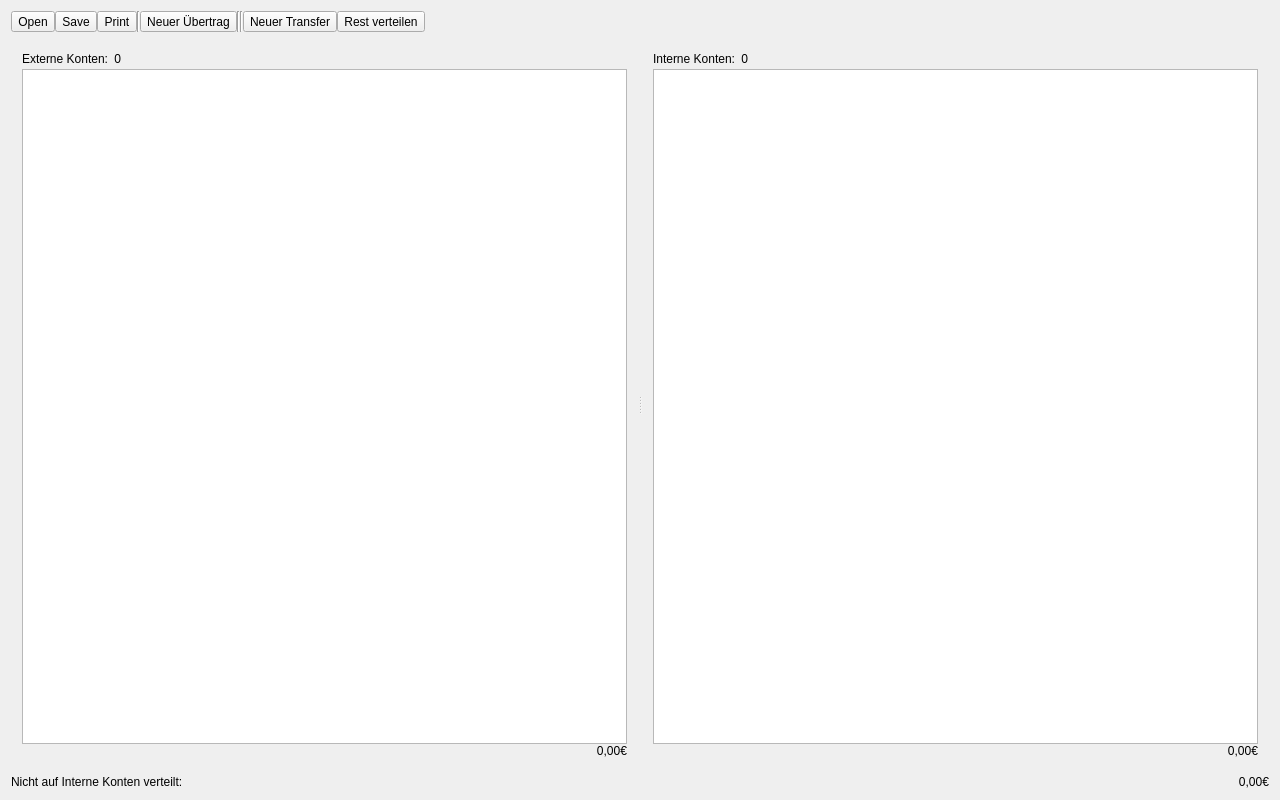
<?xml version="1.0" encoding="UTF-8"?>
<ui version="4.0">
 <class>MainWindow</class>
 <widget class="QMainWindow" name="MainWindow">
  <property name="geometry">
   <rect>
    <x>0</x>
    <y>0</y>
    <width>1280</width>
    <height>800</height>
   </rect>
  </property>
  <property name="windowTitle">
   <string>Buchhaltung</string>
  </property>
  <property name="windowIcon">
   <iconset resource="../resources.qrc">
    <normaloff>:/icons/money.svg</normaloff>:/icons/money.svg</iconset>
  </property>
  <widget class="QWidget" name="centralWidget">
   <layout class="QVBoxLayout" name="verticalLayout_3">
    <item>
     <layout class="QHBoxLayout" name="horizontalLayout_3">
      <property name="spacing">
       <number>0</number>
      </property>
      <item>
       <widget class="QToolButton" name="openButton">
        <property name="toolTip">
         <string>Öffnen</string>
        </property>
        <property name="text">
         <string>Open</string>
        </property>
        <property name="icon">
         <iconset resource="../resources.qrc">
          <normaloff>:/icons/open.svg</normaloff>:/icons/open.svg</iconset>
        </property>
       </widget>
      </item>
      <item>
       <widget class="QToolButton" name="saveButton">
        <property name="toolTip">
         <string>Speichern</string>
        </property>
        <property name="text">
         <string>Save</string>
        </property>
        <property name="icon">
         <iconset resource="../resources.qrc">
          <normaloff>:/icons/save.svg</normaloff>:/icons/save.svg</iconset>
        </property>
       </widget>
      </item>
      <item>
       <widget class="QToolButton" name="printButton">
        <property name="toolTip">
         <string>Drucken</string>
        </property>
        <property name="text">
         <string>Print</string>
        </property>
        <property name="icon">
         <iconset resource="../resources.qrc">
          <normaloff>:/icons/print.svg</normaloff>:/icons/print.svg</iconset>
        </property>
       </widget>
      </item>
      <item>
       <widget class="Line" name="line">
        <property name="orientation">
         <enum>Qt::Vertical</enum>
        </property>
       </widget>
      </item>
      <item>
       <widget class="QToolButton" name="newInternalTransferButton">
        <property name="text">
         <string>Neuer Übertrag</string>
        </property>
        <property name="icon">
         <iconset resource="../resources.qrc">
          <normaloff>:/icons/internalTransfer.svg</normaloff>:/icons/internalTransfer.svg</iconset>
        </property>
       </widget>
      </item>
      <item>
       <widget class="Line" name="line_2">
        <property name="orientation">
         <enum>Qt::Vertical</enum>
        </property>
       </widget>
      </item>
      <item>
       <widget class="Line" name="line_3">
        <property name="orientation">
         <enum>Qt::Vertical</enum>
        </property>
       </widget>
      </item>
      <item>
       <widget class="QToolButton" name="newTransferbutton">
        <property name="sizePolicy">
         <sizepolicy hsizetype="Preferred" vsizetype="Fixed">
          <horstretch>0</horstretch>
          <verstretch>0</verstretch>
         </sizepolicy>
        </property>
        <property name="toolTip">
         <string>Neuer Transfer</string>
        </property>
        <property name="text">
         <string>Neuer Transfer</string>
        </property>
        <property name="icon">
         <iconset resource="../resources.qrc">
          <normaloff>:/icons/transfer.svg</normaloff>:/icons/transfer.svg</iconset>
        </property>
       </widget>
      </item>
      <item>
       <widget class="QToolButton" name="spreadButton">
        <property name="sizePolicy">
         <sizepolicy hsizetype="Preferred" vsizetype="Fixed">
          <horstretch>0</horstretch>
          <verstretch>0</verstretch>
         </sizepolicy>
        </property>
        <property name="toolTip">
         <string>Divisionsreste verteilen</string>
        </property>
        <property name="text">
         <string>Rest verteilen</string>
        </property>
        <property name="icon">
         <iconset resource="../resources.qrc">
          <normaloff>:/icons/distribute.svg</normaloff>:/icons/distribute.svg</iconset>
        </property>
       </widget>
      </item>
      <item>
       <spacer name="horizontalSpacer_2">
        <property name="orientation">
         <enum>Qt::Horizontal</enum>
        </property>
        <property name="sizeHint" stdset="0">
         <size>
          <width>40</width>
          <height>20</height>
         </size>
        </property>
       </spacer>
      </item>
     </layout>
    </item>
    <item>
     <widget class="QSplitter" name="splitter">
      <property name="sizePolicy">
       <sizepolicy hsizetype="Expanding" vsizetype="Expanding">
        <horstretch>0</horstretch>
        <verstretch>0</verstretch>
       </sizepolicy>
      </property>
      <property name="orientation">
       <enum>Qt::Horizontal</enum>
      </property>
      <widget class="QWidget" name="verticalLayoutWidget">
       <layout class="QVBoxLayout" name="verticalLayout">
        <property name="spacing">
         <number>0</number>
        </property>
        <item>
         <layout class="QHBoxLayout" name="horizontalLayout">
          <item>
           <widget class="QLabel" name="label">
            <property name="text">
             <string>Externe Konten:</string>
            </property>
           </widget>
          </item>
          <item>
           <widget class="QLabel" name="numberExternalLabel">
            <property name="text">
             <string>0</string>
            </property>
            <property name="alignment">
             <set>Qt::AlignRight|Qt::AlignTrailing|Qt::AlignVCenter</set>
            </property>
           </widget>
          </item>
          <item>
           <spacer name="horizontalSpacer">
            <property name="orientation">
             <enum>Qt::Horizontal</enum>
            </property>
            <property name="sizeHint" stdset="0">
             <size>
              <width>40</width>
              <height>20</height>
             </size>
            </property>
           </spacer>
          </item>
         </layout>
        </item>
        <item>
         <widget class="QTableView" name="externalOverviewTable">
          <property name="sizePolicy">
           <sizepolicy hsizetype="Expanding" vsizetype="Expanding">
            <horstretch>40</horstretch>
            <verstretch>0</verstretch>
           </sizepolicy>
          </property>
          <property name="alternatingRowColors">
           <bool>true</bool>
          </property>
          <property name="selectionMode">
           <enum>QAbstractItemView::SingleSelection</enum>
          </property>
          <property name="selectionBehavior">
           <enum>QAbstractItemView::SelectRows</enum>
          </property>
          <property name="showGrid">
           <bool>false</bool>
          </property>
          <property name="sortingEnabled">
           <bool>true</bool>
          </property>
          <attribute name="horizontalHeaderDefaultSectionSize">
           <number>150</number>
          </attribute>
          <attribute name="horizontalHeaderMinimumSectionSize">
           <number>100</number>
          </attribute>
          <attribute name="horizontalHeaderStretchLastSection">
           <bool>true</bool>
          </attribute>
          <attribute name="verticalHeaderVisible">
           <bool>false</bool>
          </attribute>
          <attribute name="verticalHeaderDefaultSectionSize">
           <number>25</number>
          </attribute>
          <attribute name="verticalHeaderMinimumSectionSize">
           <number>25</number>
          </attribute>
         </widget>
        </item>
        <item>
         <widget class="QLabel" name="sumExternalLabel">
          <property name="sizePolicy">
           <sizepolicy hsizetype="Expanding" vsizetype="Preferred">
            <horstretch>0</horstretch>
            <verstretch>0</verstretch>
           </sizepolicy>
          </property>
          <property name="text">
           <string>0,00€</string>
          </property>
          <property name="alignment">
           <set>Qt::AlignRight|Qt::AlignTrailing|Qt::AlignVCenter</set>
          </property>
         </widget>
        </item>
       </layout>
      </widget>
      <widget class="QWidget" name="verticalLayoutWidget_2">
       <layout class="QVBoxLayout" name="verticalLayout_2">
        <property name="spacing">
         <number>0</number>
        </property>
        <item>
         <layout class="QHBoxLayout" name="horizontalLayout_2">
          <item>
           <widget class="QLabel" name="label_2">
            <property name="text">
             <string>Interne Konten:</string>
            </property>
           </widget>
          </item>
          <item>
           <widget class="QLabel" name="numberInternalLabel">
            <property name="text">
             <string>0</string>
            </property>
            <property name="alignment">
             <set>Qt::AlignRight|Qt::AlignTrailing|Qt::AlignVCenter</set>
            </property>
           </widget>
          </item>
          <item>
           <spacer name="horizontalSpacer_3">
            <property name="orientation">
             <enum>Qt::Horizontal</enum>
            </property>
            <property name="sizeHint" stdset="0">
             <size>
              <width>40</width>
              <height>20</height>
             </size>
            </property>
           </spacer>
          </item>
         </layout>
        </item>
        <item>
         <widget class="QTableView" name="internalOverviewTable">
          <property name="sizePolicy">
           <sizepolicy hsizetype="Expanding" vsizetype="Expanding">
            <horstretch>60</horstretch>
            <verstretch>0</verstretch>
           </sizepolicy>
          </property>
          <property name="alternatingRowColors">
           <bool>true</bool>
          </property>
          <property name="selectionMode">
           <enum>QAbstractItemView::SingleSelection</enum>
          </property>
          <property name="selectionBehavior">
           <enum>QAbstractItemView::SelectRows</enum>
          </property>
          <property name="showGrid">
           <bool>false</bool>
          </property>
          <property name="sortingEnabled">
           <bool>true</bool>
          </property>
          <attribute name="horizontalHeaderDefaultSectionSize">
           <number>150</number>
          </attribute>
          <attribute name="horizontalHeaderMinimumSectionSize">
           <number>100</number>
          </attribute>
          <attribute name="horizontalHeaderStretchLastSection">
           <bool>true</bool>
          </attribute>
          <attribute name="verticalHeaderVisible">
           <bool>false</bool>
          </attribute>
          <attribute name="verticalHeaderDefaultSectionSize">
           <number>25</number>
          </attribute>
          <attribute name="verticalHeaderMinimumSectionSize">
           <number>25</number>
          </attribute>
         </widget>
        </item>
        <item>
         <widget class="QLabel" name="sumInternalLabel">
          <property name="sizePolicy">
           <sizepolicy hsizetype="Expanding" vsizetype="Preferred">
            <horstretch>0</horstretch>
            <verstretch>0</verstretch>
           </sizepolicy>
          </property>
          <property name="text">
           <string>0,00€</string>
          </property>
          <property name="alignment">
           <set>Qt::AlignRight|Qt::AlignTrailing|Qt::AlignVCenter</set>
          </property>
         </widget>
        </item>
       </layout>
      </widget>
     </widget>
    </item>
    <item>
     <layout class="QHBoxLayout" name="horizontalLayout_4">
      <item>
       <widget class="QLabel" name="label_3">
        <property name="sizePolicy">
         <sizepolicy hsizetype="Expanding" vsizetype="Preferred">
          <horstretch>0</horstretch>
          <verstretch>0</verstretch>
         </sizepolicy>
        </property>
        <property name="text">
         <string>Nicht auf Interne Konten verteilt:</string>
        </property>
       </widget>
      </item>
      <item>
       <widget class="QLabel" name="divisionRestLabel">
        <property name="sizePolicy">
         <sizepolicy hsizetype="Expanding" vsizetype="Preferred">
          <horstretch>0</horstretch>
          <verstretch>0</verstretch>
         </sizepolicy>
        </property>
        <property name="text">
         <string>0,00€</string>
        </property>
        <property name="alignment">
         <set>Qt::AlignRight|Qt::AlignTrailing|Qt::AlignVCenter</set>
        </property>
       </widget>
      </item>
     </layout>
    </item>
   </layout>
  </widget>
 </widget>
 <layoutdefault spacing="6" margin="11"/>
 <resources>
  <include location="../resources.qrc"/>
 </resources>
 <connections/>
</ui>
